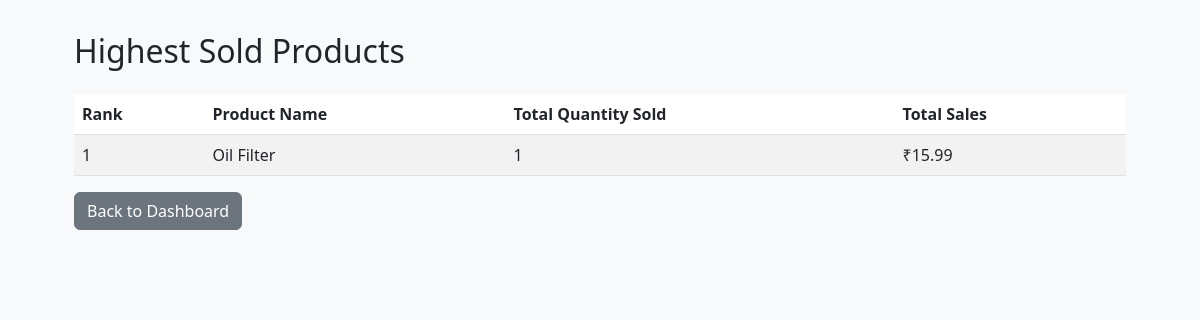
/highest-sold-products/ (signed in), run on the app's committed database.
### inventory/models.py (models this page shows, shortened)
class SparePart(models.Model):
    name = models.CharField(max_length=200)
    category = models.ForeignKey(Category, on_delete=models.CASCADE)
    price = models.DecimalField(max_digits=10, decimal_places=2)
    stock = models.PositiveIntegerField(default=0)
    description = models.TextField(blank=True)

### inventory/views.py (the view)
# urls.py: path('highest-sold-products/', views.highest_sold_products, name='highest_sold_products'),
@login_required(login_url='/owner-login/')
def highest_sold_products(request):
    products = Sale.objects.values('part__name').annotate(
        total_quantity=Sum('quantity'),
        total_sales=Sum('total_price')
    ).order_by('-total_quantity')[:10]
    return render(request, 'inventory/highest_sold_products.html', {'products': products})

### inventory/templates/inventory/highest_sold_products.html (shortened to what this page needs)
<!DOCTYPE html>
<html lang="en">
<head>
    <link href="https://cdn.jsdelivr.net/npm/bootstrap@5.3.0/dist/css/bootstrap.min.css" rel="stylesheet">
</head>
<body>
    <div class="container">
        <div class="content">
            <h2 class="mb-4">Highest Sold Products</h2>
            <div class="table-responsive">
                <table class="table table-striped">
                    <thead>
                        <tr>
                            <th>Rank</th>
                            <th>Product Name</th>
                            <th>Total Quantity Sold</th>
                            <th>Total Sales</th>
                        </tr>
                    </thead>
                    <tbody>
                        {% for product in products %}
                        <tr>
                            <td>{{ forloop.counter }}</td>
                            <td>{{ product.part__name }}</td>
                            <td>{{ product.total_quantity }}</td>
                            <td>₹{{ product.total_sales|floatformat:2 }}</td>
                        </tr>
                        {% empty %}
                        <tr>
                            <td colspan="4" class="text-center">No sales data available.</td>
                        </tr>
                        {% endfor %}
                    </tbody>
                </table>
            </div>
            <a href="{% url 'owner_dashboard' %}" class="btn btn-secondary">Back to Dashboard</a>
        </div>
    </div>
</body>
</html>

### inventory/templates/inventory/highest_sold_products.html (style rules this page uses)
body { background: #f8f9fa; }
.content { padding: 2rem; }

### data on the page
SparePart: part__name "Oil Filter", total_quantity "1", total_sales "15.99"
